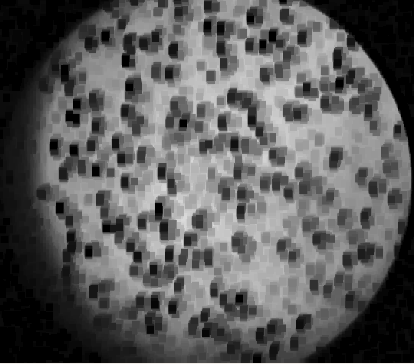
#> input picture Best/2.png, 414 x 364 px
$ python cont0.py
#> lines starting #> are read from the running program, lines starting #| are printed output that depends on the picture; after the words box and inside, x2 and y2 are one past the last pixel; in counts of white or black regions, pixels touching at a corner belong together
import sys
import numpy as np
import cv2 as cv

# параметры цветового фильтра
hsv_min = np.array((0, 0, 0), np.uint8)
hsv_max = np.array((255, 255, 59), np.uint8)

if __name__ == '__main__':
    print(__doc__)

    fn = 'Best/2.png' # путь к файлу с картинкой
    img = cv.imread(fn)
#> img is the input picture: shape (364, 414, 3); mean B, G, R 91.8, 91.8, 91.8
    cv.imshow('origin',img)

    # [42 lines of commented-out code are left out]

    hsv = cv.cvtColor( img, cv.COLOR_BGR2HSV ) # меняем цветовую модель с BGR на HSV
#> hsv: shape (364, 414, 3); mean H, S, V 0, 0, 91.8
    thresh = cv.inRange( hsv, hsv_min, hsv_max ) # применяем цветовой фильтр
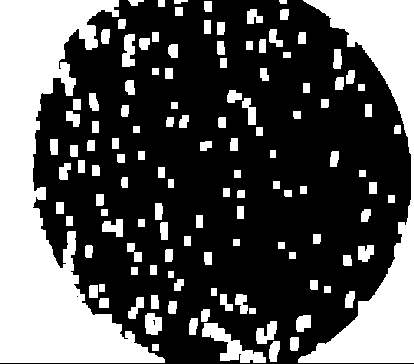
#> thresh: shape (364, 414); 34.3% white; 124 white regions, largest, box (x1, y1, x2, y2) and area: (0, 0, 165, 363) 25490, (298, 0, 414, 363) 13278, (202, 323, 266, 363) 962

    cv.imshow('thresh', thresh) # вывод обработанного кадра в окно

    edges = cv.Canny(thresh,120,110)
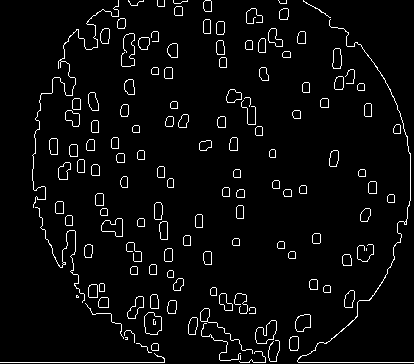
#> edges: shape (364, 414); 4.1% white in thin lines or dots
    cv.imshow('edges', edges)

    contours0, hierarchy = cv.findContours(edges, cv.RETR_TREE, cv.CHAIN_APPROX_SIMPLE)
#> contours0 = 247 contours, 32 with area under 20; largest, box (x1, y1, x2, y2) and area: (144, 312, 162, 335) 311, (144, 312, 162, 335) 310, (255, 320, 277, 344) 302, (255, 320, 277, 344) 300, (101, 218, 123, 237) 248
    cv.drawContours( img, contours0, -1, (255,0,0), 3, cv.LINE_AA, hierarchy, 1 )
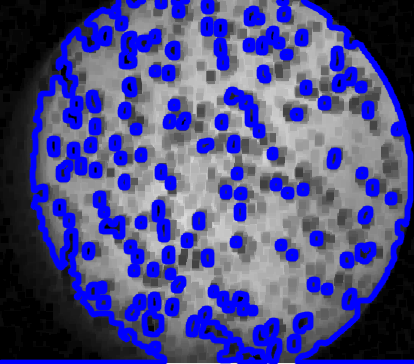
#> img: shape (364, 414, 3); mean B, G, R 134.4, 75.1, 75.1
    cv.imshow('contours', img) # вывод обработанного кадра в окно

    #

    cv.waitKey()
    cv.destroyAllWindows()
